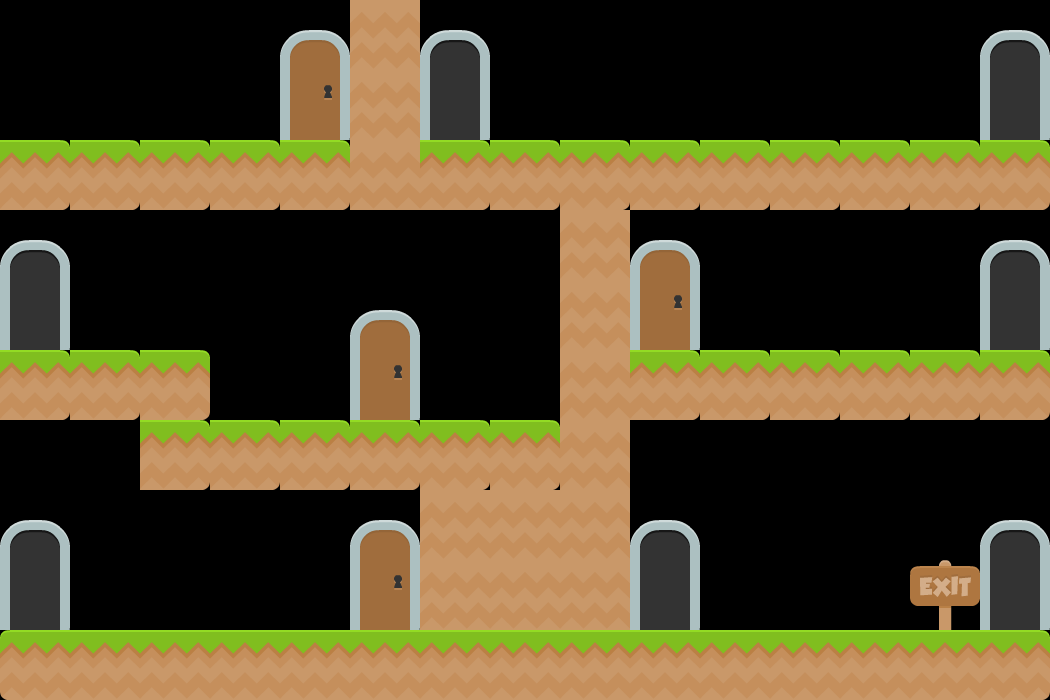

This is a level from a 2D game, rendered from its Tiled map with the project's own tilesets. A one-line summary and the complete map file follow:
An orthogonal 15x10 tile map with 70x70 px tiles, 1 tile layer (Tile Layer 1) and 14 objects (5x door, 5x platform, 3x wall, exitDoor).

<map version="1.0" tiledversion="1.0.1" orientation="orthogonal" renderorder="right-down" width="15" height="10" tilewidth="70" tileheight="70" nextobjectid="42">
 <properties>
  <property name="star1time" type="float" value="7" />
 </properties>
 <tileset firstgid="1" name="tiles_spritesheet" tilewidth="70" tileheight="70" spacing="2" tilecount="156" columns="12">
  <image source="tiles_spritesheet.png" width="914" height="936" />
 </tileset>
 <layer name="Tile Layer 1" width="15" height="10">
  <data encoding="csv">
0,0,0,0,70,153,46,0,0,0,0,0,0,0,46,
0,0,0,0,82,153,58,0,0,0,0,0,0,0,58,
92,92,92,92,92,153,92,92,92,92,92,92,92,92,92,
46,0,0,0,0,0,0,0,153,70,0,0,0,0,46,
58,0,0,0,0,70,0,0,153,82,0,0,0,0,58,
92,92,92,0,0,82,0,0,153,92,92,92,92,92,92,
0,0,92,92,92,92,92,92,153,0,0,0,0,0,0,
46,0,0,0,0,70,153,153,153,46,0,0,0,0,46,
58,0,0,0,0,82,153,153,153,58,0,0,0,65,58,
116,104,104,104,104,104,104,104,104,104,104,104,104,104,92
</data>
 </layer>
 <objectgroup name="Object Layer 1">
  <object id="22" type="door" x="280" y="0" width="70" height="140" />
  <object id="26" type="door" x="980" y="0" width="70" height="140" />
  <object id="27" type="wall" x="350" y="0" width="70" height="140" />
  <object id="28" type="wall" x="560" y="210" width="70" height="210" />
  <object id="31" type="wall" x="420" y="490" width="210" height="140" />
  <object id="32" type="platform" x="0" y="140" width="1050" height="70" />
  <object id="33" type="platform" x="0" y="350" width="210" height="70" />
  <object id="34" type="platform" x="140" y="420" width="490" height="70" />
  <object id="35" type="platform" x="630" y="350" width="420" height="70" />
  <object id="36" type="platform" x="0" y="630" width="1050" height="70" />
  <object id="37" type="exitDoor" x="980" y="490" width="70" height="140" />
  <object id="38" type="door" x="630" y="210" width="70" height="140" />
  <object id="39" type="door" x="350" y="280" width="70" height="140" />
  <object id="41" type="door" x="350" y="490" width="70" height="140" />
 </objectgroup>
</map>
